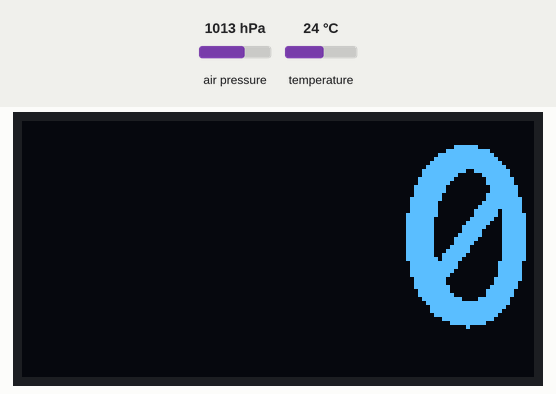
Recording of a sketch running on a simulated Arduino Pro Mini, built with avr-gcc and run on an emulated ATmega328P. On the bench: 128×64 one-colour display. The inputs (shaded band) are chosen by the test bench; at power-on: air pressure 1013 hPa, temperature 24 °C.

Above: at 1.2 s.
1.3 s: air pressure set to 1025 hPa
At 2.8 s:
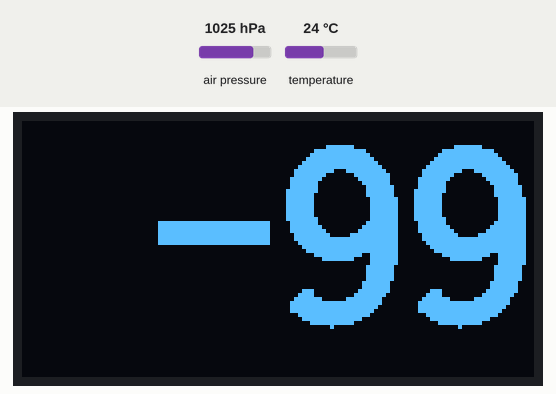
3.2 s: air pressure set to 952 hPa
At 4.7 s:
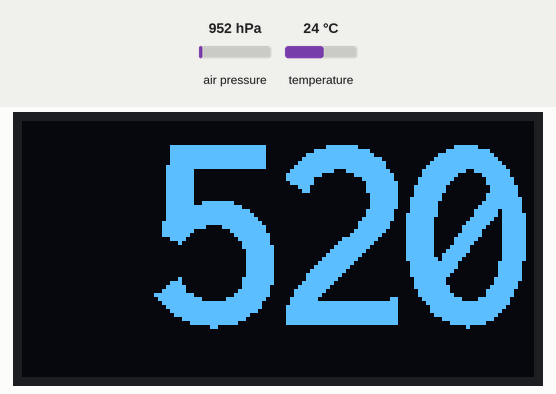
5.0 s: air pressure set to 1048 hPa
At 6.4 s:
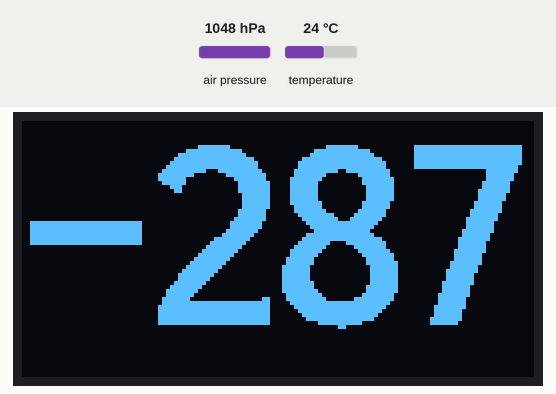
Timing chart, 0 to 8.0 s (numbered marks = the images above; inputs shaded):
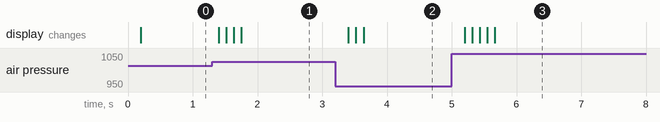

The sketch:

vp.ino
```cpp
/*
 *   Высотомер парашютный цифровой, DIY
 *
 *   Для работы Вам понадобятся библиотеки:
 *   U8g2
 *   Adafruit_BMP085_Unified
 *   Adafruit_Sensor-master
 *
 *   Схема подключения OLED-дисплея через аппаратный SPI интерфейс.
 *   OLED        = Arduino Pro Mini
 *   -----------------------------
 *   VCC         = VCC
 *   GND         = GND
 *   SCK (SCL)   = Pin 13
 *   MOSI (SDA)  = Pin 11
 *   CS          = Pin 8
 *   DC          = Pin 7
 *
 *
 *   Схема подключения модуля GY-68 на микросхеме BMP180 (датчик атмосферного давления и температуры) через I2C интерфейс
 *   GY-68       = Arduino Pro Mini
 *   -----------------------------
 *   VIN         = VCC
 *   GND         = GND
 *   SCL         = A5
 *   SDA         = A4
 *
 */

#include <Arduino.h>
#include <U8x8lib.h>                 // Библиотека для работы с монохромным дисплеем. В целях повышения скорости работы, используется версия U8x8 библиотеки U8g2
#include <Wire.h>                    // Библиотека для работы с интерфейсом I2C
#include <Adafruit_BMP085_U.h>       // Библиотека для работы с датчиком давления BMP085

#ifdef U8X8_HAVE_HW_SPI
#include <SPI.h>
#endif

U8X8_SSD1306_128X64_NONAME_4W_HW_SPI u8x8(/* cs=*/ 8, /* dc=*/ 7, /* reset=*/ U8X8_PIN_NONE);    // Объект для работы с экраном
Adafruit_BMP085_Unified bmp = Adafruit_BMP085_Unified(10085);                                    // Объект для работы с датчиком давления

int altitude = 0;
int previousAltitude = -9999;
float seaLevelPressure = 0;

void setup(void)
{
  /* Инициализация модуля дисплея */
  pinMode(7, OUTPUT);
  pinMode(8, OUTPUT);
  digitalWrite(7, 0);
  digitalWrite(8, 0);
  u8x8.begin();
  u8x8.setPowerSave(0);
  u8x8.setFont(u8x8_font_inb46_4x8_n);

  Serial.begin(9600);
  /* Проверка связи с датчиком давления */
  if(!bmp.begin())
  {
    Serial.print("Датчик давления не обнаружен. Проверьте подключение датчика или его I2C-адрес");
    /* Сигнализируем об этом пользователю потухшим экраном */
    while(1);
  }

  /* Задаем стартовую точку отсчета атмосферного давления */
  getCurrentSeaLevelPressureAsAZerroPoint();
}

void loop() {
  previousAltitude = altitude;
  getAltitude();
  /* Задаем контрастность дисплея */
  u8x8.setContrast(getContrast());
  /* Задаем стартовую позицию разрядов на экране */
  u8x8.setCursor(getCursorPosition(), 0);
  /* Очищаем экран, при необходимости */
  clearDisplayIfNecessity();
  u8x8.print(altitude);
}

void clearDisplayIfNecessity(void) {
  if (getCountsOfDigits(previousAltitude) != getCountsOfDigits(altitude))
  {
    u8x8.clearDisplay();
  }
}

int getCountsOfDigits(int n) {
  if (n >= 0) {
    if (n < 100) {
        if (n < 10) {
            return 1;
        } else {
            return 2;
        }
    } else {
        if (n < 1000) {
            return 3;
        } else {
            return 4;
        }
    }
  } else {
    if (n > -10) {
          return 2;
    } else if (n > -100) {
          return 3;
    } else {
          return 4;
    }
  }
}

void getCurrentSeaLevelPressureAsAZerroPoint(void) {
  sensors_event_t event;
  bmp.getEvent(&event);

  if (event.pressure)
  {
    seaLevelPressure = event.pressure;
  }
  else
  {
    Serial.println("Ошибка сенсора");
    /* Сигнализируем об этом пользователю потухшим экраном */
    while(1);
  }
}

void getAltitude(void)
{
  sensors_event_t event;
  bmp.getEvent(&event);

  if (event.pressure)
  {
    float temperature;
    bmp.getTemperature(&temperature);
    /* Получение значения высоты */
    altitude = bmp.pressureToAltitude(seaLevelPressure, event.pressure, temperature);

    /*Serial.print("Давление: ");
    Serial.print(event.pressure);
    Serial.println(" гПа");
    Serial.print("Температура: ");
    Serial.print(temperature);
    Serial.println(" С");
    Serial.print("Высота: ");
    Serial.print(altitude);
    Serial.println(" м");
    Serial.println("");*/
  }
  else
  {
    Serial.println("Ошибка сенсора");
    /* Сигнализируем об этом пользователю потухшим экраном */
    while(1);
  }
}

int getContrast(void) {
    if (altitude >= 5){
      return 255;
    }
    else{
      return 0;
    }
}

int getCursorPosition(void) {
    if (altitude >= 1000){
      return 0;
    }
    else if (altitude >= 100){
      return 4;
    }
    else if (altitude >= 10){
      return 8;
    }
    else if (altitude >= 0){
      return 12;
    }
    else if (altitude < -100){
      return 0;
    }
    else if (altitude < -10){
      return 4;
    }
    else if (altitude < 0){
      return 8;
    }
    return 0;
}
```

Measured:
- after the input at 1.3 s, the display: first changes after 0.10 s (image 1 shows a later state)
- after the input at 3.2 s, the display: first changes after 0.20 s (image 2 shows a later state)
- after the input at 5.0 s, the display: first changes after 0.20 s (image 3 shows a later state)
